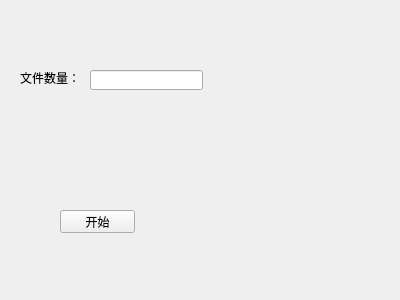
<?xml version="1.0" encoding="UTF-8"?>
<ui version="4.0">
 <class>Form</class>
 <widget class="QWidget" name="Form">
  <property name="geometry">
   <rect>
    <x>0</x>
    <y>0</y>
    <width>400</width>
    <height>300</height>
   </rect>
  </property>
  <property name="windowTitle">
   <string>Form</string>
  </property>
  <widget class="QPushButton" name="pushButton">
   <property name="geometry">
    <rect>
     <x>60</x>
     <y>210</y>
     <width>75</width>
     <height>23</height>
    </rect>
   </property>
   <property name="text">
    <string>开始</string>
   </property>
  </widget>
  <widget class="QLabel" name="label">
   <property name="geometry">
    <rect>
     <x>20</x>
     <y>70</y>
     <width>81</width>
     <height>16</height>
    </rect>
   </property>
   <property name="text">
    <string>文件数量：</string>
   </property>
  </widget>
  <widget class="QLineEdit" name="lineEdit">
   <property name="geometry">
    <rect>
     <x>90</x>
     <y>70</y>
     <width>113</width>
     <height>20</height>
    </rect>
   </property>
  </widget>
 </widget>
 <resources/>
 <connections>
  <connection>
   <sender>pushButton</sender>
   <signal>clicked()</signal>
   <receiver>Form</receiver>
   <slot>show_progress_dialog()</slot>
   <hints>
    <hint type="sourcelabel">
     <x>103</x>
     <y>212</y>
    </hint>
    <hint type="destinationlabel">
     <x>245</x>
     <y>199</y>
    </hint>
   </hints>
  </connection>
 </connections>
 <slots>
  <slot>show_progress_dialog()</slot>
 </slots>
</ui>
